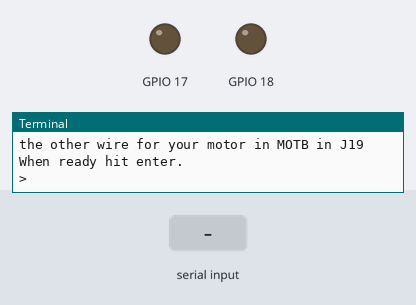
Simulated run of this program. Board: Raspberry Pi (BCM pin numbers). Parts: output pins drawn as LEDs (lit = HIGH), the last lines printed to the terminal. The test bench sets the inputs (shaded band).

Above: at 1.2 s.
1.3 s: "m" typed at the terminal, then Enter
At 1.97 s:
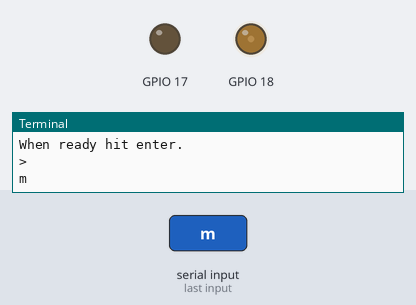
At 4.48 s:
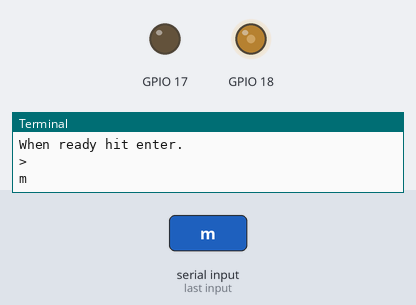
Timing chart, 0 to 25.8 s (numbered marks = the images above; inputs shaded):
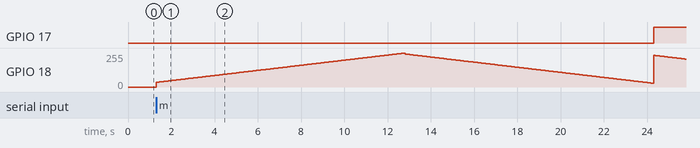

The program:

motor-wp.py
```python
#!/usr/bin/env python2.7
# Python 2.7 version by Alex Eames of http://RasPi.TV
# functionally similar to the Gertboard motor test by
# Gert Jan van Loo & Myra VanInwegen
# Use at your own risk - I'm pretty sure the code is harmless, check it yourself
# This is the WiringPi for Python version which uses hardware PWM

# all print statements in this prog must now be in python 3 format
from __future__ import print_function
import wiringpi
import sys
from time import sleep
board_type = sys.argv[-1]

wiringpi.wiringPiSetupGpio()                # Initialise wiringpi GPIO
wiringpi.pinMode(18,2)                      # Set up GPIO 18 to PWM mode
wiringpi.pinMode(17,1)                      # GPIO 17 to output
wiringpi.digitalWrite(17, 0)                # port 17 off for rotation one way
wiringpi.pwmWrite(18,0)                     # set pwm to zero initially

# Print wiring instructions
if board_type == "m":
    print ("\nThese are the connections for the Multiface motor test:")
    print ("GPIO 17 --- MOTB")
    print ("GPIO 18 --- MOTA")
    print ("+ of external power source --- MOTOR +")
    print ("ground of external power source --- MOTOR - ")
    print ("one wire for your motor in MOTOR A screw terminal")
    print ("the other wire for your motor in MOTOR B screw terminal")

else:
    print ("\nThese are the connections for the Gertboard motor test:")
    print ("GP17 in J2 --- MOTB (just above GP1)")
    print ("GP18 in J2 --- MOTA (just above GP4)")
    print ("+ of external power source --- MOT+ in J19")
    print ("ground of external power source --- GND (any)")
    print ("one wire for your motor in MOTA in J19")
    print ("the other wire for your motor in MOTB in J19")

command = raw_input("When ready hit enter.\n>")

# this function handles the display of >>> <<< + and -
# using Python 3 print function to prevent line breaks
def display(printchar):
    print (printchar, sep='', end='')
    sys.stdout.flush()

def reset_ports():                          # resets the ports for a safe exit
    wiringpi.pwmWrite(18,0)                 # set pwm to zero
    wiringpi.digitalWrite(18, 0)            # ports 17 & 18 off
    wiringpi.digitalWrite(17, 0)
    wiringpi.pinMode(17,0)                  # set ports back to input mode
    wiringpi.pinMode(18,0)

# define the main loop that we run in four different ways
# controlled by the function arguments
def loop(start_pwm, stop_pwm, step, printchar):
    for x in range(start_pwm, stop_pwm, step):
        wiringpi.pwmWrite(18,x)
        # if x is an exact multiple of 19, i.e. x/19 has remainder 0
        if x % (19) == 0:
            display(printchar)              # print the + or - character
        sleep(rest)

rest = 0.013                    # vary "sleep" time for testing purposes
                                #~ 0.013 is about right in use
try:
    display('>>> ')
                                    # the arguments for loop are
    loop(140, 1024, 1, '+')         #(start_pwm, stop_pwm, step, printchar)
    loop(994, 110, -1, '-')         # 140 is enough to spin up my motor,
                                    # 70 is about right to stop it

    wiringpi.digitalWrite(17, 1)    # port 17 ON for opposite rotation
    display('\n<<< ')

    loop(954, 89, -1, '+')
    loop(121, 1024, 1, '-')
    display('\n')

except KeyboardInterrupt:           # trap a CTRL+C keyboard interrupt
    reset_ports()                   # reset ports on interrupt

reset_ports()       # reset ports on normal exit
```
